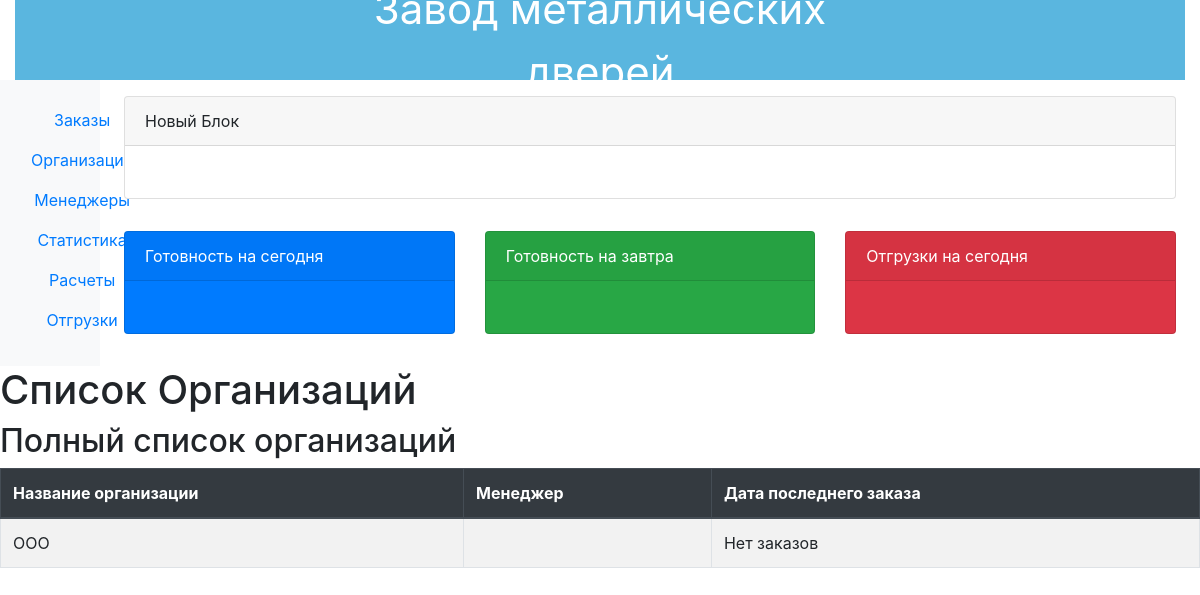
The app's page /erp_main/organization_list/ (signed in), older data.
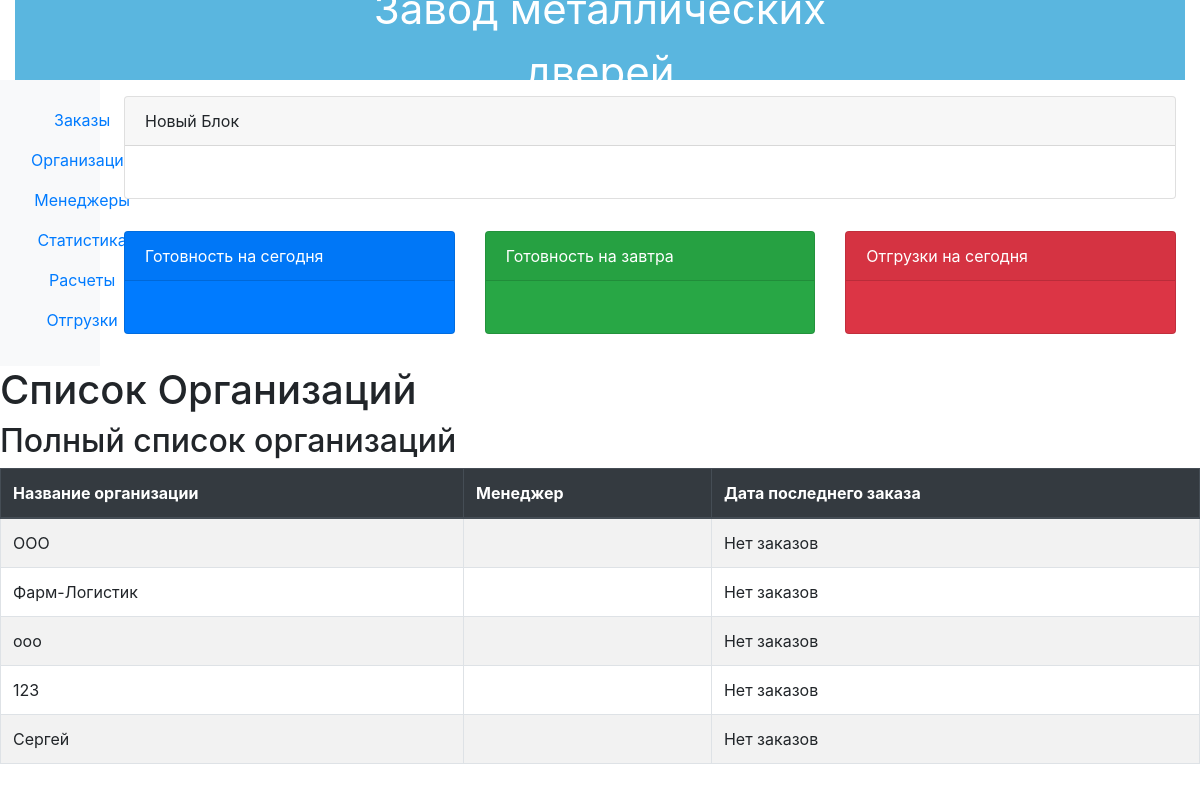
The same page, newer data.
### erp_main/models.py (models this page shows, shortened)
class Organization(models.Model):
    name = models.CharField(max_length=100)
    inn = models.CharField(max_length=15)
    last_order_date = models.DateField(null=True, blank=True)
    user = models.ForeignKey(User, related_name='organization', on_delete=models.CASCADE)
    class Meta:
        verbose_name_plural = 'Организации'

### erp_main/views.py (the view)
# urls.py: path('organization_list/', views.organization_list, name='organization_list'),
@login_required
def organization_list(request):
    user = request.user
    if user.is_superuser:  # Если пользователь является администратором
        organizations = Organization.objects.all().prefetch_related('order_set')  # Заранее загружаем связанные заказы
    else:
        organizations = Organization.objects.filter(user=user)  # Предполагаем, что у вас есть поле 'manager' в модели Organization
    return render(request, 'organization_list.html', {'organizations': organizations, 'is_admin': user.is_superuser})

### erp_main/templates/organization_list.html (shortened to what this page needs)
{% extends 'base.html' %}
{% block content %}
<h1>Список Организаций</h1>
{% if is_admin %}
    <h2>Полный список организаций</h2>
    <table class="table table-striped table-hover">
        <thead class="thead-dark">
            <tr>
                <th>Название организации</th>
                <th>Менеджер</th>
                <th>Дата последнего заказа</th>
            </tr>
        </thead>
        <tbody>
            {% for org in organizations %}
            <tr>
                <td>{{ org.name }}</td>
                <td>{{ org.user.username }}</td>
                <td>{% if org.order_set.exists %}{{ org.order_set.latest.get_created_at|date:"d-m-Y" }}{% else %}Нет заказов{% endif %}</td>
            </tr>
            {% endfor %}
        </tbody>
    </table>
{% endif %}
{% endblock %}

### templates/base.html (shortened to what this page needs)
<!DOCTYPE html>
<html lang="ru">
<head>
    <link href="https://maxcdn.bootstrapcdn.com/bootstrap/4.5.2/css/bootstrap.min.css" rel="stylesheet">
</head>
<body>
<div class="container-fluid">
    <div class="header" onmouseover="showNewTitle()" onmouseout="hideNewTitle()">
        <div class="header-title" id="originalTitle">Завод металлических дверей</div>
    </div>
    <div class="row">
        <nav class="col-md-1 d-none d-md-block bg-light sidebar">
            <div class="sidebar-sticky">
                <ul class="nav flex-column text-center">
                    <li class="nav-item">
                        <a class="nav-link active" href="{% url 'order_upload' %}">
                            Заказы
                        </a>
                    </li>
                    <li class="nav-item">
                        <a class="nav-link" href="{% url 'organization_add' %}">
                            Организации
                        </a>
                    </li>
                    <li class="nav-item">
                        <a class="nav-link" href="#">
                            Менеджеры
                        </a>
                    </li>
                    <li class="nav-item">
                        <a class="nav-link" href="#">
                            Статистика
                        </a>
                    </li>
                    <li class="nav-item">
                        <a class="nav-link" href="#">
                            Расчеты
                        </a>
                    </li>
                    <li class="nav-item">
                        <a class="nav-link" href="#">
                            Отгрузки
                        </a>
                    </li>
                </ul>
            </div>
        </nav>
        <main role="main" class="col-md-11 main-content px-4">
            <div class="row my-3">
                <div class="col-md-12">
                    <div class="card mb-3">
                        <div class="card-header">Новый Блок</div>
                        <div class="card-body">
                        </div>
                    </div>
                </div>
            </div>
            <div class="row my-3">
                <div class="col-md-4">
                    <div class="card text-white bg-primary mb-3">
                        <div class="card-header">Готовность на сегодня</div>
                        <div class="card-body">
                        </div>
                    </div>
                </div>
                <div class="col-md-4">
                    <div class="card text-white bg-success mb-3">
                        <div class="card-header">Готовность на завтра</div>
                        <div class="card-body">
                        </div>
                    </div>
                </div>
                <div class="col-md-4">
                    <div class="card text-white bg-danger mb-3">
                        <div class="card-header">Отгрузки на сегодня</div>
                        <div class="card-body">
                        </div>
                    </div>
                </div>
            </div>
        </main>
    </div>
</div>
{% block content %}
{% endblock %}
</body>
</html>

### templates/base.html (style rules this page uses)
.nav-item { position: relative; }
.nav-link { transition: background-color 0.3s; border-radius: 5px; }
.header { text-align: center; margin: 0; background-color: #5ab6df; color: white; padding: 20px; font-size: 42px; position: relative; height: 80px; width: 100%; left: 0; right: 0; }
.header-title { transition: opacity 0.5s; position: absolute; top: 50%; left: 50%; transform: translate(-50%, -50%); }
.sidebar { width: 120px; padding-top: 20px; }
.main-content { flex-grow: 1; }
table { border-collapse: collapse; width: 100%; }
th, td { border: 1px solid #dee2e6; padding: 8px; text-align: left; }
.card-body { text-align: center; }

Row changes from the older to the newer data that the page shows:
added Organization: name "Фарм-Логистик", shows "Нет заказов"
added Organization: name "ооо", shows "Нет заказов"
added Organization: name "123", shows "Нет заказов"
added Organization: name "Сергей", shows "Нет заказов"
